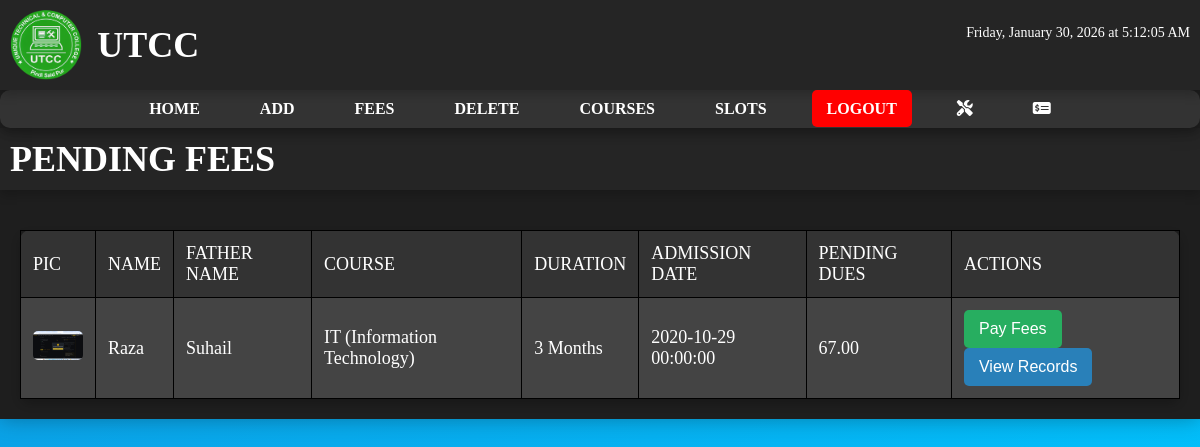
The page /fees.php (signed in) on the database as committed earlier.
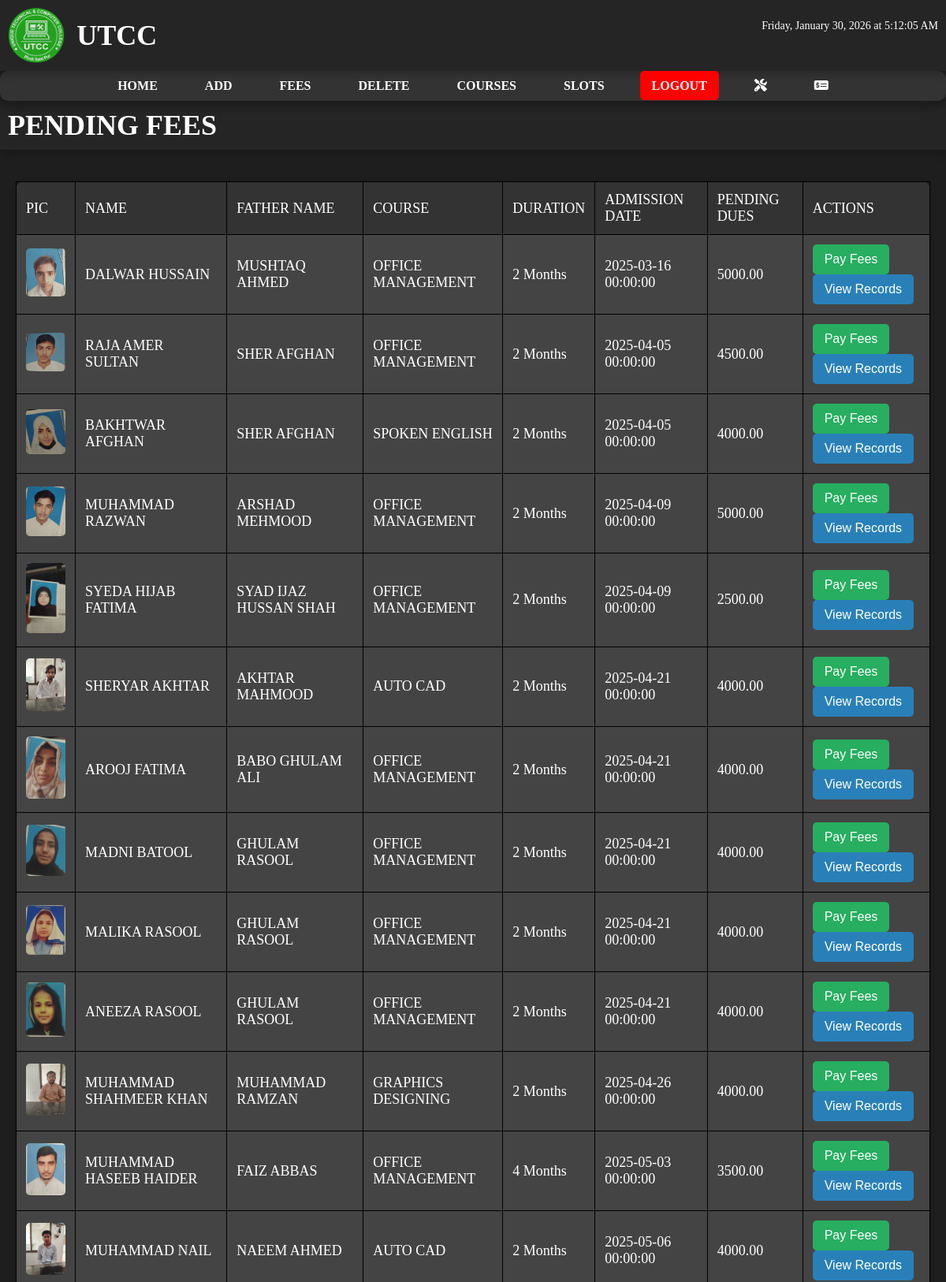
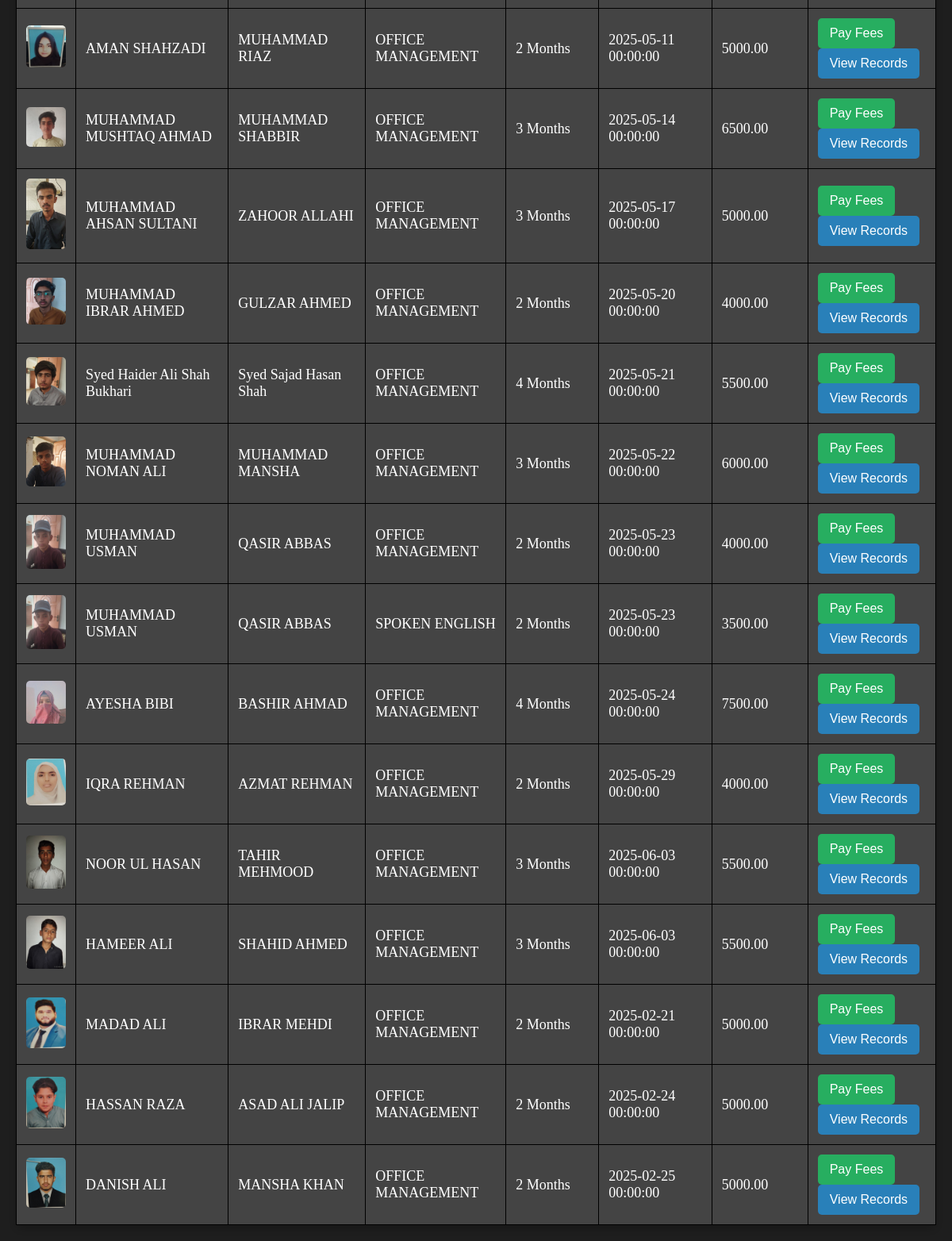
The same page on the database as committed later (2 pictures, top to bottom).
### tables this page shows
CREATE TABLE `student_info` (
  `roll_no` varchar(10) NOT NULL,
  `name` varchar(100) NOT NULL,
  `father_name` varchar(100) NOT NULL,
  `id` varchar(20) DEFAULT NULL,
  `gender` enum('Male','Female','Other') DEFAULT NULL,
  `phone_personal` varchar(15) DEFAULT NULL,
  `phone_home` varchar(15) DEFAULT NULL,
  `phone_relatives` varchar(15) DEFAULT NULL,
  `address` text DEFAULT NULL,
  `email` varchar(100) DEFAULT NULL,
  `date_of_birth` date DEFAULT NULL,
  `pic` varchar(400) DEFAULT NULL,
  `fingerprint` blob DEFAULT NULL,
  `submitted_fees` decimal(10,2) DEFAULT NULL,
  `discounted_fees` decimal(10,2) DEFAULT NULL,
  `admission_date` timestamp NOT NULL DEFAULT current_timestamp(),
  `blood_group_id` int(11) DEFAULT NULL,
  `qualification_id` int(11) DEFAULT NULL,
  `course_id` int(11) DEFAULT NULL,
  `class_time_id` int(11) DEFAULT NULL,
  `course_duration_id` int(11) DEFAULT NULL,
  `status_id` int(11) NOT NULL,
  `RemainingFees` decimal(10,2) DEFAULT 0.00,
  PRIMARY KEY (`roll_no`),
  UNIQUE KEY `id` (`id`),
  KEY `fk_blood_group` (`blood_group_id`),
  KEY `fk_qualification` (`qualification_id`),
  KEY `fk_course` (`course_id`),
  KEY `fk_class_time` (`class_time_id`),
  KEY `fk_course_duration` (`course_duration_id`),
  KEY `fk_status` (`status_id`),
  CONSTRAINT `fk_blood_group` FOREIGN KEY (`blood_group_id`) REFERENCES `blood_groups` (`id`),
  CONSTRAINT `fk_class_time` FOREIGN KEY (`class_time_id`) REFERENCES `class_times` (`id`),
  CONSTRAINT `fk_course` FOREIGN KEY (`course_id`) REFERENCES `courses` (`id`),
  CONSTRAINT `fk_course_duration` FOREIGN KEY (`course_duration_id`) REFERENCES `course_durations` (`id`),
  CONSTRAINT `fk_qualification` FOREIGN KEY (`qualification_id`) REFERENCES `qualifications` (`id`),
  CONSTRAINT `fk_status` FOREIGN KEY (`status_id`) REFERENCES `status` (`status_id`)
);

CREATE TABLE `courses` (
  `id` int(11) NOT NULL AUTO_INCREMENT,
  `name` varchar(100) NOT NULL,
  `fees` decimal(10,2) NOT NULL,
  `picture` varchar(255) NOT NULL,
  PRIMARY KEY (`id`)
);

CREATE TABLE `course_durations` (
  `id` int(11) NOT NULL AUTO_INCREMENT,
  `duration_length` varchar(20) NOT NULL,
  PRIMARY KEY (`id`)
);

### fees.php (the view, shortened to what this page needs)
<?php
include "db_connection.php";
include "header.php";
$sql = "SELECT s.roll_no, s.pic, s.name, s.father_name, c.name AS course, d.duration_length,
               s.admission_date, s.RemainingFees, s.submitted_fees
        FROM student_info s
        JOIN courses c ON s.course_id = c.id
        JOIN course_durations d ON s.course_duration_id = d.id
        WHERE s.RemainingFees > 0";
$result = $conn->query($sql);
?>
<!DOCTYPE html>
<html lang="en">
<head>
    <link rel="stylesheet" href="fees_styles.css">
</head>
<div id="wrapper">
    <div id="header">
        <h1>Pending Fees</h1>
    </div>
    <div id="main-content">
        <table>
            <tr>
                <th>Pic</th>
                <th>Name</th>
                <th>Father Name</th>
                <th>Course</th>
                <th>Duration</th>
                <th>Admission Date</th>
                <th>Pending Dues</th>
                <th>Actions</th>
            </tr>
            <?php while ($row = $result->fetch_assoc()) { ?>
                <tr>
                    <td><img src="<?php echo $row['pic']; ?>" width="50"></td>
                    <td><?php echo $row['name']; ?></td>
                    <td><?php echo $row['father_name']; ?></td>
                    <td><?php echo $row['course']; ?></td>
                    <td><?php echo $row['duration_length']; ?></td>
                    <td><?php echo $row['admission_date']; ?></td>
                    <td><?php echo $row['RemainingFees']; ?></td>
                    <td>
                        <button class="p-btn" onclick="openForm('<?php echo $row['roll_no']; ?>', '<?php echo $row['name']; ?>', '<?php echo $row['father_name']; ?>', '<?php echo $row['course']; ?>', '<?php echo $row['duration_length']; ?>', '<?php echo $row['admission_date']; ?>', '<?php echo $row['submitted_fees']; ?>', '<?php echo $row['RemainingFees']; ?>', '<?php echo $row['pic']; ?>')">Pay Fees</button>
                        <button class="submit-btn" onclick="viewRecords('<?php echo $row['roll_no']; ?>')">View Records</button>
                    </td>
                </tr>
            <?php } ?>
        </table>
        </body>
</html>

### header.php (shortened to what this page needs)
<!DOCTYPE html>
<html lang="en">
<head>
    <link rel="stylesheet" href="style1.css">
    <link rel="stylesheet" href="https://cdnjs.cloudflare.com/ajax/libs/font-awesome/6.5.1/css/all.min.css" />
</head>
<body>
    <div id="bdy">
        <div id="wrapper">
            <div id="header">
                <img src="images/UTCC.png" alt="UTCC Logo" id="logo">
                <h1>UTCC</h1>
                <div id="currentDateTime">
                </div>
            </div>
            <div id="menu">
                <ul>
                    <li>
                        <a href="index.php">Home</a>
                    </li>
                    <li>
                        <a href="add.php">Add</a>
                    </li>
                    <li>
                        <a href="fees.php">Fees</a>
                    </li>
                    <li>
                        <a href="delete.php">Delete</a>
                    </li>
                    <li>
                        <a href="courses.php">Courses</a>
                    </li>
                    <li>
                        <a href="times.php">Slots</a>
                    </li>
                    <li>
                        <a href="logout.php" class="logout-btn">Logout</a>
                    </li>
                    <li>
                        <a href="export_database.php">
                            <i class="fa-solid fa-screwdriver-wrench"></i>
                        </a>
                    </li>
                    <li>
                        <a href="exp_records.php">
                            <i class="fa-solid fa-money-check-dollar"></i>
                        </a>
                    </li>
                </ul>
            </div>
        </div>
    </div>
</body>
</html>

### style1.css (style rules this page uses)
* { margin: 0; padding: 0; box-sizing: border-box; }
body { background: linear-gradient(135deg, #0d98e0, #00c6ff); background-attachment: fixed; color: #fff; transition: background 0.5s; overflow-x: hidden; font-family: calibri; }
#wrapper { max-width: 100%; background-color: #1e1e1e; box-shadow: 0 0 20px rgba(0, 0, 0, 0.3); }
#bdy { position: sticky; top: 0; z-index: 100; }
#header { text-align: center; background-color: #252525; padding: 15px; box-shadow: 0 5px 10px rgba(0, 0, 0, 0.2); }
#header h1 { font-size: 36px; font-weight: 700; text-transform: uppercase; }
#menu { background-color: #333; border-radius: 10px; box-shadow: 0 5px 10px rgba(0, 0, 0, 0.2); }
#menu ul { list-style: none; display: flex; justify-content: center; padding: 10px 0; }
#menu ul li { margin: 0 15px; position: relative; }
#menu ul li a { font-size: 16px; font-weight: 600; color: #fff; text-decoration: none; text-transform: uppercase; padding: 10px 15px; border-radius: 5px; transition: background 0.3s ease, color 0.3s ease; }
#menu>ul>li:nth-child(8)>a>i { color: #fff; }
#main-content { padding: 20px; }
#main-content table { width: 100%; border-collapse: collapse; background-color: #333; border-radius: 10px; box-shadow: 0 5px 10px rgba(0, 0, 0, 0.2); }
#main-content table th, #main-content table td { padding: 12px; text-align: left; font-weight: 530; font-size: large; }
#main-content table th { color: #fff; text-transform: uppercase; }
#main-content table td { background-color: #444; }
button, .p-btn, .a-btn, .l-btn, .submit-btn { font-size: 16px; padding: 10px 15px; color: #fff; border: none; border-radius: 5px; cursor: pointer; transition: background 0.3s, transform 0.2s ease; }
.p-btn { background-color: rgba(0, 128, 0, 0.939); }
.logout-btn { background-color: red; }
.submit-btn { background-color: #1abc9c; }

### fees_styles.css (style rules this page uses)
table { width: 100%; border-collapse: collapse; margin-top: 20px; }
th, td { border: 1px solid black; padding: 10px; text-align: left; }
th { color: white; }
td img { width: 50px; border-radius: 5px; }
button { padding: 8px 12px; border: none; border-radius: 5px; font-size: 14px; cursor: pointer; transition: 0.3s; }
.p-btn { background: #27ae60; color: white; }
.submit-btn { background: #2980b9; color: white; }

### header.php (style rules this page uses)
#currentDateTime { position: absolute; top: 25px; right: 10px; font-size: 14px; }
#header { display: flex; align-items: center; padding: 10px; position: relative; }
#logo { height: 70px; margin-right: 15px; }

Rows that differ between the two databases and show on the page:
no longer on this page (row edited): student_info: pic (picture), name "Raza", father_name "Suhail", course.name "IT (Information Technology)", course_duration.duration_length "3 Months", admission_date "2020-10-29 00:00:00", RemainingFees "67.00"
added student_info: pic (picture), name "DALWAR HUSSAIN", father_name "MUSHTAQ AHMED", course.name "OFFICE MANAGEMENT", course_duration.duration_length "2 Months", admission_date "2025-03-16 00:00:00", RemainingFees "5000.00"
added student_info: pic (picture), name "RAJA AMER SULTAN", father_name "SHER AFGHAN", course.name "OFFICE MANAGEMENT", course_duration.duration_length "2 Months", admission_date "2025-04-05 00:00:00", RemainingFees "4500.00"
added student_info: pic (picture), name "BAKHTWAR AFGHAN", father_name "SHER AFGHAN", course.name "SPOKEN ENGLISH", course_duration.duration_length "2 Months", admission_date "2025-04-05 00:00:00", RemainingFees "4000.00"
added student_info: pic (picture), name "MUHAMMAD RAZWAN", father_name "ARSHAD MEHMOOD", course.name "OFFICE MANAGEMENT", course_duration.duration_length "2 Months", admission_date "2025-04-09 00:00:00", RemainingFees "5000.00"
added student_info: pic (picture), name "SYEDA HIJAB FATIMA", father_name "SYAD IJAZ HUSSAN SHAH", course.name "OFFICE MANAGEMENT", course_duration.duration_length "2 Months", admission_date "2025-04-09 00:00:00", RemainingFees "2500.00"
added student_info: pic (picture), name "SHERYAR AKHTAR", father_name "AKHTAR MAHMOOD", course.name "AUTO CAD", course_duration.duration_length "2 Months", admission_date "2025-04-21 00:00:00", RemainingFees "4000.00"
added student_info: pic (picture), name "AROOJ FATIMA", father_name "BABO GHULAM ALI", course.name "OFFICE MANAGEMENT", course_duration.duration_length "2 Months", admission_date "2025-04-21 00:00:00", RemainingFees "4000.00"
added student_info: pic (picture), name "MADNI BATOOL", father_name "GHULAM RASOOL", course.name "OFFICE MANAGEMENT", course_duration.duration_length "2 Months", admission_date "2025-04-21 00:00:00", RemainingFees "4000.00"
added student_info: pic (picture), name "MALIKA RASOOL", father_name "GHULAM RASOOL", course.name "OFFICE MANAGEMENT", course_duration.duration_length "2 Months", admission_date "2025-04-21 00:00:00", RemainingFees "4000.00"
added student_info: pic (picture), name "ANEEZA RASOOL", father_name "GHULAM RASOOL", course.name "OFFICE MANAGEMENT", course_duration.duration_length "2 Months", admission_date "2025-04-21 00:00:00", RemainingFees "4000.00"
added student_info: pic (picture), name "MUHAMMAD SHAHMEER KHAN", father_name "MUHAMMAD RAMZAN", course.name "GRAPHICS DESIGNING", course_duration.duration_length "2 Months", admission_date "2025-04-26 00:00:00", RemainingFees "4000.00"
added student_info: pic (picture), name "MUHAMMAD HASEEB HAIDER", father_name "FAIZ ABBAS", course.name "OFFICE MANAGEMENT", course_duration.duration_length "4 Months", admission_date "2025-05-03 00:00:00", RemainingFees "3500.00"
added student_info: pic (picture), name "MUHAMMAD NAIL", father_name "NAEEM AHMED", course.name "AUTO CAD", course_duration.duration_length "2 Months", admission_date "2025-05-06 00:00:00", RemainingFees "4000.00"
added student_info: pic (picture), name "AMAN SHAHZADI", father_name "MUHAMMAD RIAZ", course.name "OFFICE MANAGEMENT", course_duration.duration_length "2 Months", admission_date "2025-05-11 00:00:00", RemainingFees "5000.00"
added student_info: pic (picture), name "MUHAMMAD MUSHTAQ AHMAD", father_name "MUHAMMAD SHABBIR", course.name "OFFICE MANAGEMENT", course_duration.duration_length "3 Months", admission_date "2025-05-14 00:00:00", RemainingFees "6500.00"
added student_info: pic (picture), name "MUHAMMAD AHSAN SULTANI", father_name "ZAHOOR ALLAHI", course.name "OFFICE MANAGEMENT", course_duration.duration_length "3 Months", admission_date "2025-05-17 00:00:00", RemainingFees "5000.00"
added student_info: pic (picture), name "MUHAMMAD IBRAR AHMED", father_name "GULZAR AHMED", course.name "OFFICE MANAGEMENT", course_duration.duration_length "2 Months", admission_date "2025-05-20 00:00:00", RemainingFees "4000.00"
added student_info: pic (picture), name "Syed Haider Ali Shah Bukhari", father_name "Syed Sajad Hasan Shah", course.name "OFFICE MANAGEMENT", course_duration.duration_length "4 Months", admission_date "2025-05-21 00:00:00", RemainingFees "5500.00"
added student_info: pic (picture), name "MUHAMMAD NOMAN ALI", father_name "MUHAMMAD MANSHA", course.name "OFFICE MANAGEMENT", course_duration.duration_length "3 Months", admission_date "2025-05-22 00:00:00", RemainingFees "6000.00"
added student_info: pic (picture), name "MUHAMMAD USMAN", father_name "QASIR ABBAS", course.name "OFFICE MANAGEMENT", course_duration.duration_length "2 Months", admission_date "2025-05-23 00:00:00", RemainingFees "4000.00"
added student_info: pic (picture), name "MUHAMMAD USMAN", father_name "QASIR ABBAS", course.name "SPOKEN ENGLISH", course_duration.duration_length "2 Months", admission_date "2025-05-23 00:00:00", RemainingFees "3500.00"
added student_info: pic (picture), name "AYESHA BIBI", father_name "BASHIR AHMAD", course.name "OFFICE MANAGEMENT", course_duration.duration_length "4 Months", admission_date "2025-05-24 00:00:00", RemainingFees "7500.00"
added student_info: pic (picture), name "IQRA REHMAN", father_name "AZMAT REHMAN", course.name "OFFICE MANAGEMENT", course_duration.duration_length "2 Months", admission_date "2025-05-29 00:00:00", RemainingFees "4000.00"
added student_info: pic (picture), name "NOOR UL HASAN", father_name "TAHIR MEHMOOD", course.name "OFFICE MANAGEMENT", course_duration.duration_length "3 Months", admission_date "2025-06-03 00:00:00", RemainingFees "5500.00"
added student_info: pic (picture), name "HAMEER ALI", father_name "SHAHID AHMED", course.name "OFFICE MANAGEMENT", course_duration.duration_length "3 Months", admission_date "2025-06-03 00:00:00", RemainingFees "5500.00"
added student_info: pic (picture), name "MADAD ALI", father_name "IBRAR MEHDI", course.name "OFFICE MANAGEMENT", course_duration.duration_length "2 Months", admission_date "2025-02-21 00:00:00", RemainingFees "5000.00"
added student_info: pic (picture), name "HASSAN RAZA", father_name "ASAD ALI JALIP", course.name "OFFICE MANAGEMENT", course_duration.duration_length "2 Months", admission_date "2025-02-24 00:00:00", RemainingFees "5000.00"
added student_info: pic (picture), name "DANISH ALI", father_name "MANSHA KHAN", course.name "OFFICE MANAGEMENT", course_duration.duration_length "2 Months", admission_date "2025-02-25 00:00:00", RemainingFees "5000.00"
